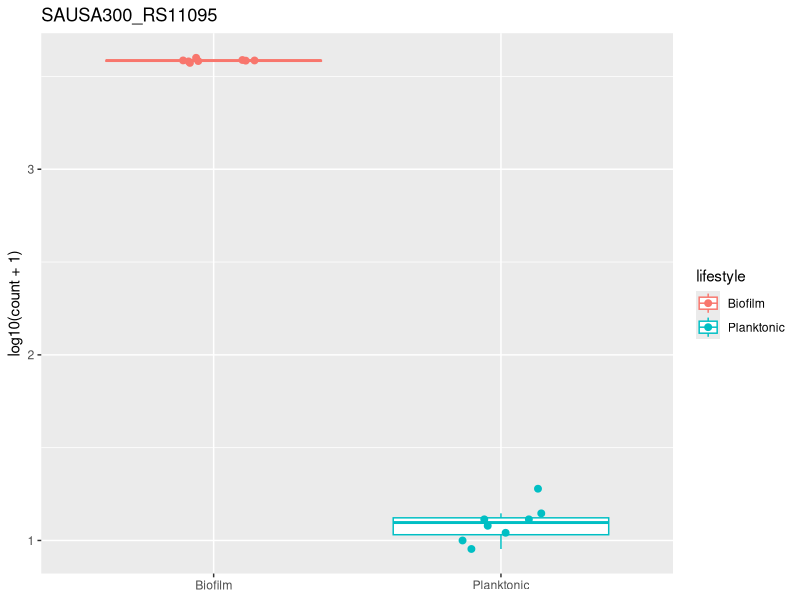
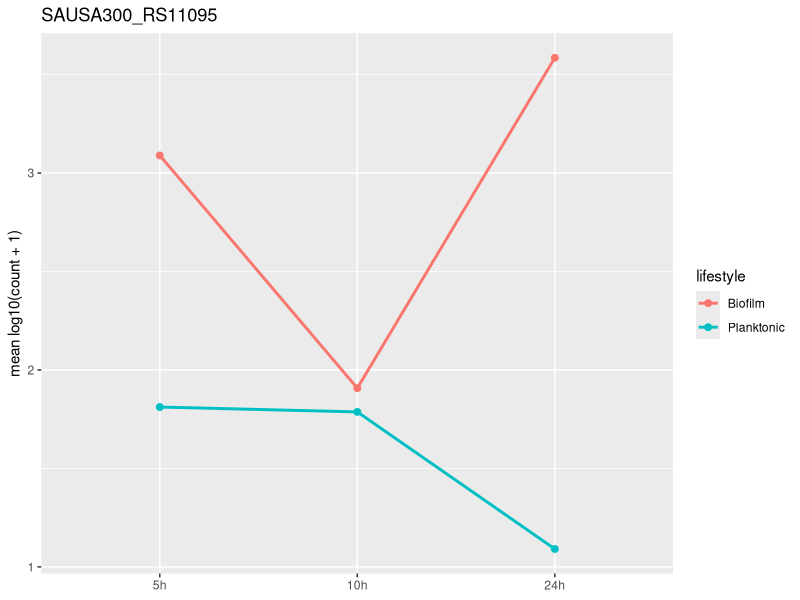

R code for these plots, in order:
## ---- chunk 1
library(tidyverse)
library(here)   # here() builds paths from the project root, so they work wherever you run this
counts <- read_tsv(here("project/data", "gene_counts.tsv"), show_col_types = FALSE)
meta   <- read_tsv(here("project/data", "metadata.tsv"),    show_col_types = FALSE)
de     <- read_tsv(here("project/data", "DE_biofilm_vs_planktonic_24h.tsv"), show_col_types = FALSE)

# tidy counts (built in the 'compare my samples' chapter) — we need it again here
counts_long <- counts %>%
  pivot_longer(-c(gene_id, gene_name), names_to = "sample", values_to = "count") %>%
  left_join(meta, by = "sample")
## ---- chunk 2
top_gene <- de %>%
  filter(padj < 0.05) %>%
  slice_max(abs(log2FoldChange), n = 1, with_ties = FALSE) %>%
  pull(gene_id)

top_gene
## ---- chunk 3
counts_long %>%
  filter(gene_id == top_gene, timepoint == "24h") %>%
  ggplot(aes(x = lifestyle, y = log10(count + 1), colour = lifestyle)) +
  geom_boxplot(outlier.shape = NA) +
  geom_jitter(width = 0.15, size = 2) +
  labs(title = top_gene, x = NULL, y = "log10(count + 1)")
## ---- chunk 4
counts_long %>%
  filter(gene_id == top_gene) %>%
  mutate(timepoint = factor(timepoint, levels = c("5h", "10h", "24h"))) %>%
  group_by(lifestyle, timepoint) %>%
  summarise(mean_expr = mean(log10(count + 1)), .groups = "drop") %>%
  ggplot(aes(x = timepoint, y = mean_expr, colour = lifestyle, group = lifestyle)) +
  geom_line(linewidth = 1) +
  geom_point(size = 2) +
  labs(title = top_gene, x = NULL, y = "mean log10(count + 1)")
## ---- chunk 5
# your code here
